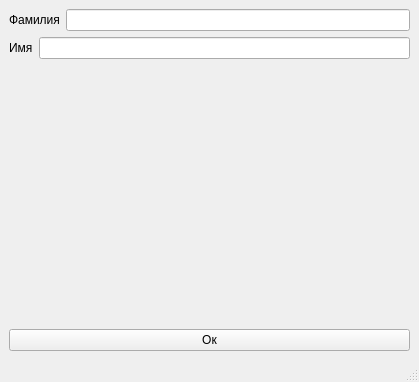
<?xml version="1.0" encoding="UTF-8"?>
<ui version="4.0">
 <class>MainWindow</class>
 <widget class="QMainWindow" name="MainWindow">
  <property name="geometry">
   <rect>
    <x>0</x>
    <y>0</y>
    <width>419</width>
    <height>382</height>
   </rect>
  </property>
  <property name="windowTitle">
   <string>MainWindow</string>
  </property>
  <widget class="QWidget" name="centralwidget">
   <layout class="QVBoxLayout" name="verticalLayout">
    <item>
     <layout class="QHBoxLayout" name="horizontalLayout">
      <item>
       <widget class="QLabel" name="label_last_name">
        <property name="text">
         <string>Фамилия</string>
        </property>
       </widget>
      </item>
      <item>
       <widget class="QLineEdit" name="lineEdit_last_name"/>
      </item>
     </layout>
    </item>
    <item>
     <layout class="QHBoxLayout" name="horizontalLayout_2">
      <item>
       <widget class="QLabel" name="label_first_name">
        <property name="text">
         <string>Имя</string>
        </property>
       </widget>
      </item>
      <item>
       <widget class="QLineEdit" name="lineEdit_first_name"/>
      </item>
     </layout>
    </item>
    <item>
     <spacer name="verticalSpacer">
      <property name="orientation">
       <enum>Qt::Vertical</enum>
      </property>
      <property name="sizeHint" stdset="0">
       <size>
        <width>20</width>
        <height>40</height>
       </size>
      </property>
     </spacer>
    </item>
    <item>
     <widget class="QPushButton" name="pushButton">
      <property name="text">
       <string>Ок</string>
      </property>
     </widget>
    </item>
   </layout>
  </widget>
  <widget class="QMenuBar" name="menubar">
   <property name="geometry">
    <rect>
     <x>0</x>
     <y>0</y>
     <width>419</width>
     <height>26</height>
    </rect>
   </property>
  </widget>
  <widget class="QStatusBar" name="statusbar"/>
 </widget>
 <resources/>
 <connections/>
</ui>
